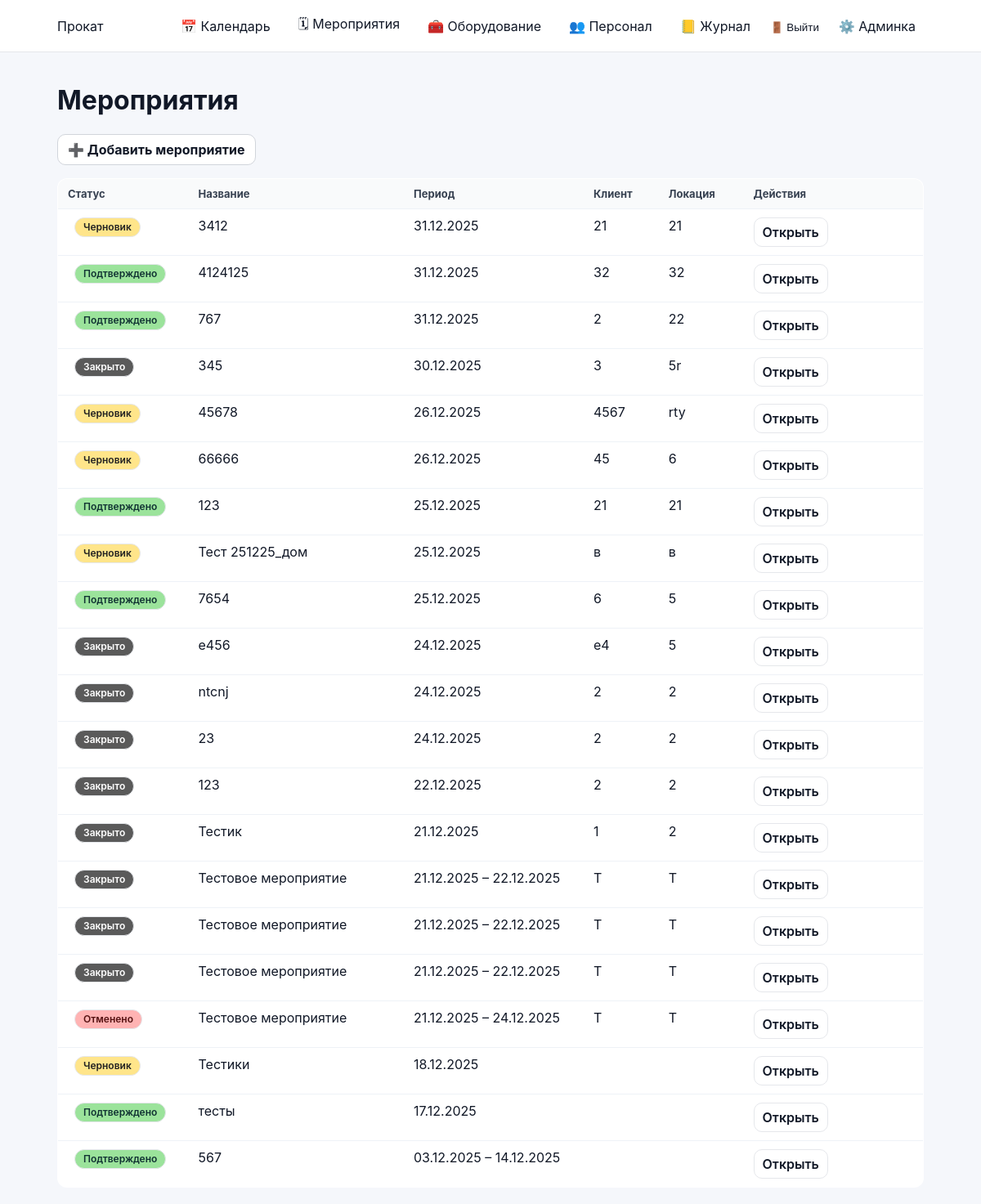
Before: /events/ (signed in) with the older database file.
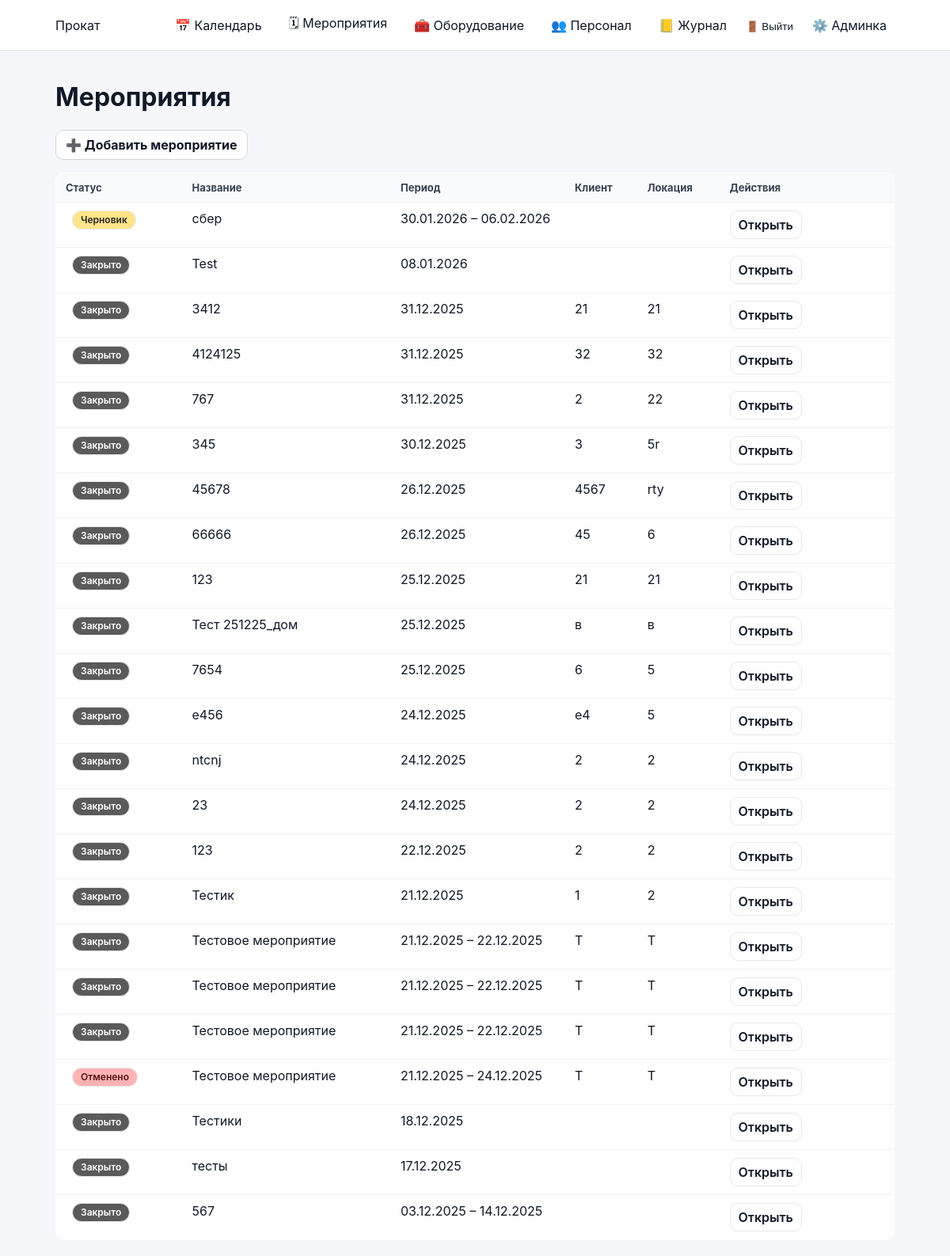
After: the same page with the newer database file.
### events/models.py (models this page shows, shortened)
class Event(models.Model):
    class Meta:
        permissions = [
            ("edit_event_card", "Can edit event card (dates/status/etc)"),
            ("edit_event_equipment", "Can edit event equipment (own/rented)"),
        ]
    STATUS_DRAFT = "draft"
    STATUS_CONFIRMED = "confirmed"
    STATUS_CANCELLED = "cancelled"
    STATUS_CLOSED = "closed"
    STATUS_CHOICES = (
        (STATUS_DRAFT, "Черновик"),
        (STATUS_CONFIRMED, "Подтверждено"),
        (STATUS_CANCELLED, "Отменено"),
        (STATUS_CLOSED, "Закрыто"),
    )
    name = models.CharField(max_length=200)
    start_date = models.DateField()
    end_date = models.DateField(blank=True, null=True)
    client = models.CharField(max_length=200, blank=True)
    location = models.CharField(max_length=200, blank=True)
    responsible = models.ForeignKey(
        User,
        on_delete=models.SET_NULL,
        null=True,
        related_name="events",
    )
    status = models.CharField(
        max_length=20,
        choices=STATUS_CHOICES,
        default=STATUS_DRAFT,
    )
    created_at = models.DateTimeField(auto_now_add=True)

### events/views.py (the view)
# urls.py: path("events/", event_list_view, name="event_list"),
@login_required
def event_list_view(request: HttpRequest) -> HttpResponse:
    qs = Event.objects.all().select_related("responsible").order_by("-start_date", "-id")
    return render(request, "events/event_list.html", {
        "events": qs,
        "can_create_event": can_edit_event_card(request.user),
    })

### accounts/context_processors.py (called while the page is built)
def authz_flags(request):
    user = getattr(request, "user", None)
    return {
        "can_manage_staff": can_manage_staff(user),
        "can_edit_event_card": can_edit_event_card(user),
        "can_edit_event_equipment": can_edit_event_equipment(user),
        "can_edit_inventory": can_edit_inventory(user),
    }

### accounts/permissions.py (called while the page is built)
def _ok(user) -> bool:
    return bool(user and user.is_authenticated)

def is_super(user) -> bool:
    return bool(_ok(user) and getattr(user, "is_superuser", False))

def can_manage_staff(user) -> bool:
    return is_super(user) or (_ok(user) and user.has_perm("accounts.manage_staff"))

def can_edit_inventory(user) -> bool:
    return is_super(user) or (_ok(user) and user.has_perm("inventory.manage_inventory"))

def can_edit_event_card(user) -> bool:
    return is_super(user) or (_ok(user) and user.has_perm("events.edit_event_card"))

def can_edit_event_equipment(user) -> bool:
    return is_super(user) or (_ok(user) and user.has_perm("events.edit_event_equipment"))

### events/templates/events/event_list.html (shortened to what this page needs)
{% extends "base.html" %}
{% block content %}
<h1>Мероприятия</h1>
{% if can_create_event %}
  <div style="margin-bottom:16px;">
    <a class="btn" href="{% url 'event_create' %}">
      ➕ Добавить мероприятие
    </a>
  </div>
{% endif %}
<table class="list-table">
    <thead>
        <tr>
            <th style="width:160px;">Статус</th>
            <th>Название</th>
            <th style="width:220px;">Период</th>
            <th>Клиент</th>
            <th>Локация</th>
            <th style="width:220px;">Действия</th>
        </tr>
    </thead>
    <tbody>
        {% for event in events %}
        <tr>
            <td>
                <span class="badge status-{{ event.status }}">{{ event.get_status_display }}</span>
            </td>
            <td>
                <a href="{% url 'event_detail' event.id %}">{{ event.name }}</a>
            </td>
            <td>
                {% if event.start_date == event.end_date %}
                    {{ event.start_date|date:"d.m.Y" }}
                {% else %}
                    {{ event.start_date|date:"d.m.Y" }} – {{ event.end_date|date:"d.m.Y" }}
                {% endif %}
            </td>
            <td>{{ event.client }}</td>
            <td>{{ event.location }}</td>
            <td>
                <a class="btn-secondary" href="{% url 'event_detail' event.id %}">Открыть</a>
            </td>
        </tr>
        {% empty %}
        <tr>
            <td colspan="6">Мероприятий пока нет</td>
        </tr>
        {% endfor %}
    </tbody>
</table>
{% endblock %}

Changed rows visible on the page:
added Event: status "Черновик", name "сбер", start_date "30.01.2026", end_date "06.02.2026"
added Event: status "Закрыто", name "Test", start_date "08.01.2026"
changed Event (number 3 of 23 on the later page): status "Черновик" → "Закрыто"
changed Event (number 4 of 23 on the later page): status "Подтверждено" → "Закрыто"
changed Event (number 5 of 23 on the later page): status "Подтверждено" → "Закрыто"
changed Event "rty": status "Черновик" → "Закрыто"
changed Event (number 8 of 23 on the later page): status "Черновик" → "Закрыто"
changed Event (number 9 of 23 on the later page): status "Подтверждено" → "Закрыто"
changed Event "Тест 251225_дом": status "Черновик" → "Закрыто"
changed Event (number 11 of 23 on the later page): status "Подтверждено" → "Закрыто"
changed Event "Тестики": status "Черновик" → "Закрыто"
changed Event "тесты": status "Подтверждено" → "Закрыто"
changed Event (number 23 of 23 on the later page): status "Подтверждено" → "Закрыто"
